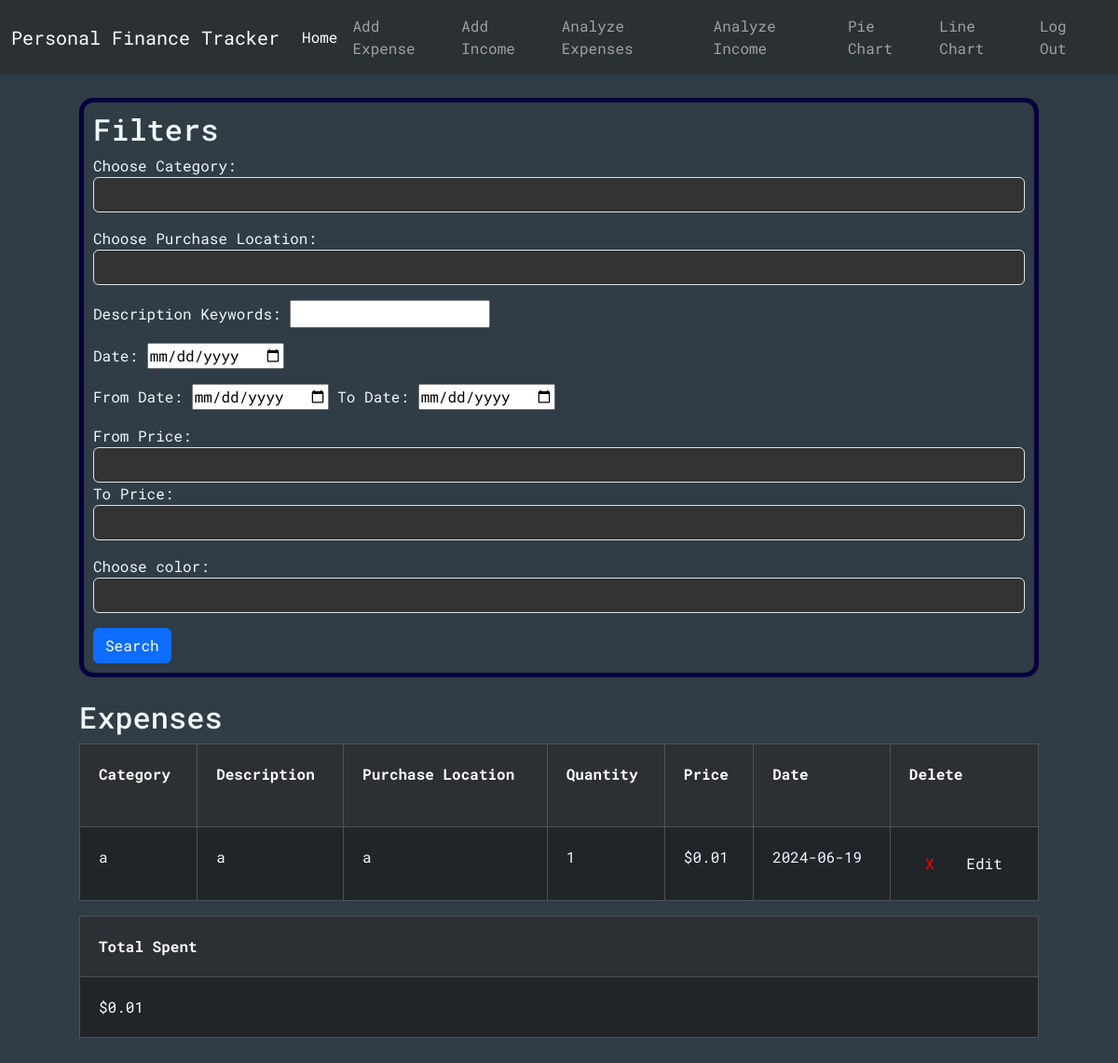
Page /analyzeExpenses (signed in) on the committed database.
### tables this page shows
CREATE TABLE expenses (id INTEGER PRIMARY KEY, user_id INTEGER NOT NULL, category TEXT, description TEXT, purchaseLocation TEXT, quantity INTEGER NOT NULL, price NUMERIC NOT NULL, date TEXT NOT NULL, color TEXT, FOREIGN KEY (user_id) REFERENCES users(id));

### app.py (the view)
@app.route("/analyzeExpenses", methods=["GET", "POST"])
@login_required
def analyzeExpenses():
    conn = get_db_connection()
    categories = conn.execute("SELECT DISTINCT category FROM expenses WHERE user_id = ?", (session["user_id"],)).fetchall()
    purchaseLocations = conn.execute("SELECT DISTINCT purchaseLocation FROM expenses WHERE user_id = ?", (session["user_id"],)).fetchall()
    colors = conn.execute("SELECT DISTINCT color FROM expenses WHERE user_id = ?", (session["user_id"],)).fetchall()
    categoryFilter = None
    purchaseLocationFilter = None
    keywordsFilter = None
    dateFilter = None
    fromDateFilter =None
    toDateFilter = None
    fromPriceFilter = None
    toPriceFilter = None
    colorFilter = None
    exps = conn.execute("SELECT * FROM expenses WHERE user_id = ?", (session["user_id"],)).fetchall()
    total = conn.execute("SELECT SUM(price) AS sum FROM expenses WHERE user_id = ?", (session["user_id"],)).fetchall()[0]["sum"]
    if request.method == "POST":
        categoryFilter = request.form.get("category")
        purchaseLocationFilter = request.form.get("purchaseLocation")
        keywordsFilter = request.form.get("keywords")
        dateFilter = request.form.get("date")
        fromDateFilter = request.form.get("fromDate")
        toDateFilter = request.form.get("toDate")
        fromPriceFilter = request.form.get("fromPrice")
        toPriceFilter = request.form.get("toPrice")
        colorFilter = request.form.get("color")
        if dateFilter and (fromDateFilter or toDateFilter):
            flash("Cannot do from-to date at the same time as a specific date")
        if (fromPriceFilter and toPriceFilter) and float(fromPriceFilter) > float(toPriceFilter):
            flash("From-price must be smaller than to-price")
        if fromDateFilter:
            fD = date.fromisoformat(fromDateFilter)
        if toDateFilter:
            tD = date.fromisoformat(toDateFilter)
        if  fromDateFilter and toDateFilter and (not dateIsLessThan(fD, tD)):
            flash("From-date must be less than to-date")
        floatedFromPriceFilter = 0
        if fromPriceFilter:
            floatedFromPriceFilter = float(fromPriceFilter)
        floatedToPriceFilter = 0
        if toPriceFilter:
            floatedToPriceFilter = float(toPriceFilter)
        exps = conn.execute("SELECT * FROM expenses WHERE"\
                            " user_id = ?"\
                            " AND CASE WHEN ? != '' THEN category = ? ELSE 1 END"\
                            " AND CASE WHEN ? != '' THEN purchaseLocation = ? ELSE 1 END"\
                            " AND CASE WHEN ? != '' THEN description LIKE ? ELSE 1 END"\
                            " AND CASE WHEN ? != '' THEN date = ? ELSE 1 END"\
                             " AND CASE WHEN ? != '' AND ? != '' THEN date BETWEEN ? AND ? "\
                                " WHEN ? != '' AND ? == '' THEN date BETWEEN ? AND '9999-00-00'"\
                                " WHEN ? != '' AND ? == '' THEN date BETWEEN 0000-00-00  AND ?"\
                                " ELSE 1 END"\
                            " AND CASE WHEN ? != '' AND ? != '' THEN price BETWEEN ? AND ? "\
                                " WHEN ? != '' AND ? == '' THEN price BETWEEN ? AND 99999999"\
                                " WHEN ? != '' AND ? == '' THEN price BETWEEN 0 AND ?"\
                                " ELSE 1 END"\
                            " AND CASE WHEN ? != '' THEN color = ? ELSE 1 END"
                            , (session["user_id"], categoryFilter, categoryFilter, purchaseLocationFilter, purchaseLocationFilter, keywordsFilter, f'%{keywordsFilter}%', dateFilter, dateFilter, fromDateFilter, toDateFilter, fromDateFilter, toDateFilter, fromDateFilter, toDateFilter, fromDateFilter, toDateFilter, fromDateFilter, toDateFilter , fromPriceFilter, toPriceFilter, floatedFromPriceFilter, floatedToPriceFilter, fromPriceFilter, toPriceFilter, floatedFromPriceFilter, fromPriceFilter, toPriceFilter, floatedToPriceFilter, colorFilter, colorFilter)).fetchall()
        total = conn.execute("SELECT SUM(price) AS sum FROM expenses WHERE"\
                            " user_id = ?"\
                            " AND CASE WHEN ? != '' THEN category = ? ELSE 1 END"\
                            " AND CASE WHEN ? != '' THEN purchaseLocation = ? ELSE 1 END"\
                            " AND CASE WHEN ? != '' THEN description LIKE ? ELSE 1 END"\
                            " AND CASE WHEN ? != '' THEN date = ? ELSE 1 END"\
                            " AND CASE WHEN ? != '' AND ? != '' THEN date BETWEEN ? AND ? "\
                                " WHEN ? != '' AND ? == '' THEN date BETWEEN ? AND '9999-00-00'"\
                                " WHEN ? != '' AND ? == '' THEN date BETWEEN 0000-00-00  AND ?"\
                                " ELSE 1 END"\
                            " AND CASE WHEN ? != '' AND ? != '' THEN price BETWEEN ? AND ? "\
                                " WHEN ? != '' AND ? == '' THEN price BETWEEN ? AND 99999999"\
                                " WHEN ? != '' AND ? == '' THEN price BETWEEN 0 AND ?"\
                                " ELSE 1 END"\
                            " AND CASE WHEN ? != '' THEN color = ? ELSE 1 END"
                            , (session["user_id"], categoryFilter, categoryFilter, purchaseLocationFilter, purchaseLocationFilter, keywordsFilter, f'%{keywordsFilter}%', dateFilter, dateFilter, fromDateFilter, toDateFilter, fromDateFilter, toDateFilter, fromDateFilter, toDateFilter, fromDateFilter, toDateFilter, fromDateFilter, toDateFilter, fromPriceFilter, toPriceFilter, floatedFromPriceFilter, floatedToPriceFilter, fromPriceFilter, toPriceFilter, floatedFromPriceFilter, fromPriceFilter, toPriceFilter, floatedToPriceFilter, colorFilter, colorFilter)).fetchall()[0]["sum"]
    elif request.method == "GET":
        categoryFilter = categoryFilter if categoryFilter is not None else ""
        purchaseLocationFilter = purchaseLocationFilter if purchaseLocationFilter is not None else ""
        keywordsFilter = keywordsFilter if keywordsFilter is not None else ""
        dateFilter = dateFilter if dateFilter is not None else ""
        fromDateFilter = fromDateFilter if fromDateFilter is not None else ""
        toDateFilter = toDateFilter if toDateFilter is not None else ""
        fromPriceFilter = fromPriceFilter if fromPriceFilter is not None else ""
        toPriceFilter = toPriceFilter if toPriceFilter is not None else ""
        colorFilter = colorFilter if colorFilter is not None else ""
    return render_template("analyzeExpenses.html", categories=categories,purchaseLocations=purchaseLocations, colors=colors, expenses=exps,total=total,categoryFilter=categoryFilter,purchaseLocationFilter=purchaseLocationFilter,keywordsFilter=keywordsFilter,dateFilter=dateFilter,fromDateFilter=fromDateFilter,toDateFilter=toDateFilter,    fromPriceFilter=fromPriceFilter, toPriceFilter=toPriceFilter, colorFilter=colorFilter)

### helpers.py (called while the page is built)
def login_required(f):
    @wraps(f)
    def decorated_function(*args, **kwargs):
        if session.get("user_id") is None:
            return redirect("/login")
        return f(*args, **kwargs)
    return decorated_function

def get_db_connection():
    conn = sqlite3.connect('database.db')
    conn.row_factory = sqlite3.Row
    return conn

### templates/analyzeExpenses.html (shortened to what this page needs)
{% extends "layout.html" %}
{% block body %}
<div class="cont center-horizontal">
  <div class="formBox">
    <h2>Filters</h2>
    <form action="/analyzeExpenses" method="post">
      <div class="mb-3">
        <label for="category">Choose Category:</label>
        <select name="category" id="category" class="form-select">
          <option></option>
          {% for category in categories %}
          <option value="{{category['category']}}" {% if category['category'] == categoryFilter %}selected{% endif %}>
          </option>
          {% endfor %}
        </select>
      </div>
      <div class="mb-3">
        <label for="purchaseLocation">Choose Purchase Location:</label>
        <select
          name="purchaseLocation"
          id="purchaseLocation"
          class="form-select"
        >
          <option></option>
          {% for purchaseLocation in purchaseLocations %}
          <option value="{{purchaseLocation['purchaseLocation']}}" {% if purchaseLocation['purchaseLocation'] == purchaseLocationFilter %}selected{% endif %}>
          </option>
          {% endfor %}
        </select>
      </div>
      <div class="mb-3">
        <label for="keywords">Description Keywords:</label>
        <input
          type="text"
          name="keywords"
          id="keywords"
          value="{{keywordsFilter}}"
        />
      </div>
      <div class="mb-3">
        <label for="date">Date:</label>
        <input type="date" name="date" id="date" value="{{dateFilter}}" />
      </div>
      <div class="mb-3">
        <label for="fromDate">From Date:</label>
        <input
          type="date"
          name="fromDate"
          id="fromDate"
          value="{{fromDateFilter}}"
        />
        <label for="toDate">To Date:</label>
        <input type="date" name="toDate" id="toDate" value="{{toDateFilter}}" />
      </div>
      <div class="mb-3">
        <label for="fromPrice">From Price:</label>
        <input
          type="number"
          step="0.01"
          min="0"
          class="form-control"
          name="fromPrice"
          id="fromPrice"
          value="{{fromPriceFilter}}"
        />
        <label for="toPrice">To Price:</label>
        <input
          type="number"
          step="0.01"
          min="0"
          class="form-control"
          name="toPrice"
          id="toPrice"
          value="{{toPriceFilter}}"
        />
      </div>
      <div class="mb-3">
        <label for="color">Choose color:</label>
        <select
          name="color"
          id="color"
          class="form-select"
        >
          <option></option>
          {% for color in colors %}
          <option style="color: {{color['color']}}" value="{{color['color']}}" {% if color['color'] == color %}selected{% endif %}>
          </option>
          {% endfor %}
        </select>
      </div>
      <button type="submit" class="btn btn-primary">Search</button>
    </form>
  </div>
  <br />
  {% if expenses -%}
  <div>
    <div>
      <h2>Expenses</h2>
      <div class="table-responsive">
        <table
          class="table table-dark table-striped table-bordered table-hover"
        >
          <tr>
            <th scope="col">Category</th>
            <th scope="col">Description</th>
            <th scope="col">Purchase Location</th>
            <th scope="col">Quantity</th>
            <th scope="col">Price</th>
            <th scope="col">Date</th>
            <th scope="col">
              Delete
              <br />
            </th>
          </tr>
          {% for expense in expenses %}
          <tr>
            <td style="color: {{expense['color']}}">{{ expense["category"] }}</td>
            <td style="color: {{expense['color']}}">{{ expense["description"] }}</td>
            <td style="color: {{expense['color']}}">{{ expense["purchaseLocation"] }}</td>
            <td style="color: {{expense['color']}}">{{ expense["quantity"] }}</td>
            <td style="color: {{expense['color']}}">{{ "$%.2f"| format(expense["price"] )}}</td>
            <td style="color: {{expense['color']}}">{{ expense["date"] }}</td>
            <td style="text-align: center">
              <form action="/delete" method="POST" style="display: inline-block">
                <button
                  type="submit"
                  class="delete-btn btn btn-dark"
                  style="color: red; border: 0; text-align: center"
                >
                  X
                </button>
              </form>
              <form action="/edit" method="POST" style="display: inline-block">
                <button type="submit" class="delete-btn btn btn-dark">
                  Edit
                </button>
              </form>
            </td>
          </tr>
          {% endfor %}
        </table>
      </div>
      <table class="table table-dark table-striped table-bordered table-hover">
        <tr>
          <th scope="col">Total Spent</th>
        </tr>
        <tr>
          <td>{{"$%.2f"| format(total)}}</td>
        </tr>
      </table>
    </div>
    {% endif %}
  </div>
</div>
{% endblock %}

### static/styles/CSS.css (style rules this page uses)
.cont { display: flex; justify-content: center; padding: 15px; flex-direction: column; color: aliceblue; max-width: 100vw; }
.center-horizontal { margin: 0 auto; width: 90vw; max-width: 1200px; padding: 25px; }
.formBox { border: 5px solid rgb(8, 0, 61); border-radius: 15px; padding: 10px; }
#body { background-color: rgb(48, 60, 70); font-family: "Roboto Mono", monospace; color: aliceblue; }
.form-select { background-color: #333 !important; color: aliceblue !important; }
.form-control { background-color: #333 !important; color: #f0f8ff !important; }
tr > * { padding: 20px !important; }

### rows in the picture
expenses: category "a", description "a", purchaseLocation "a", quantity "1", price "$0.01", date "2024-06-19"

### other values in the picture
{{ "$%.2f"| format(total) }} "$0.01"
